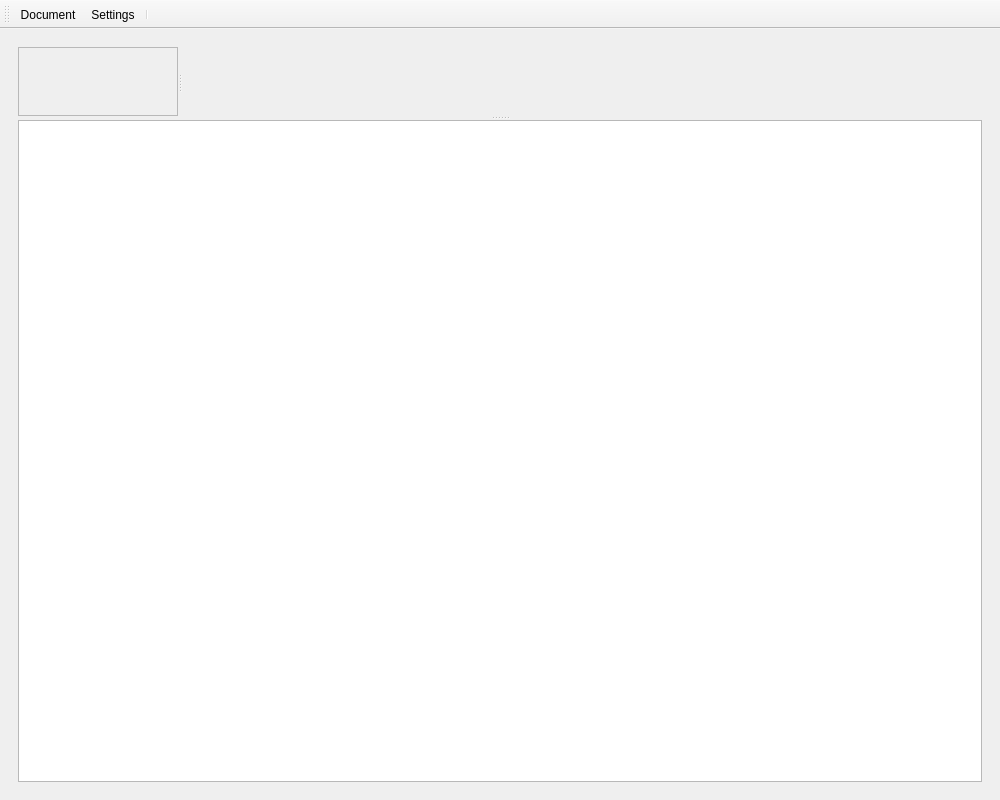
<?xml version="1.0" encoding="UTF-8"?>
<ui version="4.0">
 <class>MainWindow</class>
 <widget class="QMainWindow" name="MainWindow">
  <property name="geometry">
   <rect>
    <x>0</x>
    <y>0</y>
    <width>1000</width>
    <height>800</height>
   </rect>
  </property>
  <property name="windowTitle">
   <string>MainWindow</string>
  </property>
  <widget class="QWidget" name="centralwidget">
   <layout class="QVBoxLayout" name="verticalLayout_2">
    <item>
     <widget class="QStackedWidget" name="stackedWidget">
      <property name="currentIndex">
       <number>0</number>
      </property>
      <widget class="QWidget" name="pageEdit">
       <layout class="QVBoxLayout" name="verticalLayout_3">
        <item>
         <widget class="QSplitter" name="vsplitter">
          <property name="orientation">
           <enum>Qt::Vertical</enum>
          </property>
          <widget class="QSplitter" name="hsplitter">
           <property name="orientation">
            <enum>Qt::Horizontal</enum>
           </property>
           <widget class="QFrame" name="frmPlot">
            <property name="frameShape">
             <enum>QFrame::StyledPanel</enum>
            </property>
            <layout class="QVBoxLayout" name="verticalLayout"/>
           </widget>
           <widget class="QsciScintilla" name="txtCode">
            <property name="toolTip">
             <string/>
            </property>
            <property name="whatsThis">
             <string/>
            </property>
           </widget>
          </widget>
          <widget class="QPlainTextEdit" name="txtOutput"/>
         </widget>
        </item>
       </layout>
      </widget>
      <widget class="QWidget" name="pageViewAll">
       <layout class="QVBoxLayout" name="verticalLayout_4">
        <item>
         <widget class="QFrame" name="frmViewAll">
          <property name="frameShape">
           <enum>QFrame::StyledPanel</enum>
          </property>
          <property name="frameShadow">
           <enum>QFrame::Raised</enum>
          </property>
         </widget>
        </item>
       </layout>
      </widget>
     </widget>
    </item>
   </layout>
  </widget>
  <widget class="QToolBar" name="toolBar">
   <property name="windowTitle">
    <string>toolBar</string>
   </property>
   <property name="toolButtonStyle">
    <enum>Qt::ToolButtonTextBesideIcon</enum>
   </property>
   <attribute name="toolBarArea">
    <enum>TopToolBarArea</enum>
   </attribute>
   <attribute name="toolBarBreak">
    <bool>false</bool>
   </attribute>
   <addaction name="actionDocument"/>
   <addaction name="actionSettings"/>
   <addaction name="separator"/>
  </widget>
  <action name="actionDocument">
   <property name="icon">
    <iconset theme="document">
     <normaloff>.</normaloff>.</iconset>
   </property>
   <property name="text">
    <string>Document</string>
   </property>
  </action>
  <action name="actionOpen">
   <property name="icon">
    <iconset theme="document-open">
     <normaloff>.</normaloff>.</iconset>
   </property>
   <property name="text">
    <string>Open</string>
   </property>
   <property name="shortcut">
    <string>Ctrl+O</string>
   </property>
  </action>
  <action name="actionSave">
   <property name="icon">
    <iconset theme="document-save">
     <normaloff>.</normaloff>.</iconset>
   </property>
   <property name="text">
    <string>Save</string>
   </property>
   <property name="shortcut">
    <string>Ctrl+S</string>
   </property>
  </action>
  <action name="actionSave_as">
   <property name="icon">
    <iconset theme="document-save-as">
     <normaloff>.</normaloff>.</iconset>
   </property>
   <property name="text">
    <string>Save as</string>
   </property>
  </action>
  <action name="actionSettings">
   <property name="icon">
    <iconset theme="preferences-other">
     <normaloff>.</normaloff>.</iconset>
   </property>
   <property name="text">
    <string>Settings</string>
   </property>
  </action>
  <action name="actionExport">
   <property name="icon">
    <iconset theme="document-save"/>
   </property>
   <property name="text">
    <string>Export</string>
   </property>
   <property name="shortcut">
    <string>Ctrl+Shift+E</string>
   </property>
  </action>
 </widget>
 <customwidgets>
  <customwidget>
   <class>QsciScintilla</class>
   <extends>QFrame</extends>
   <header>Qsci/qsciscintilla.h</header>
  </customwidget>
 </customwidgets>
 <resources/>
 <connections/>
</ui>
